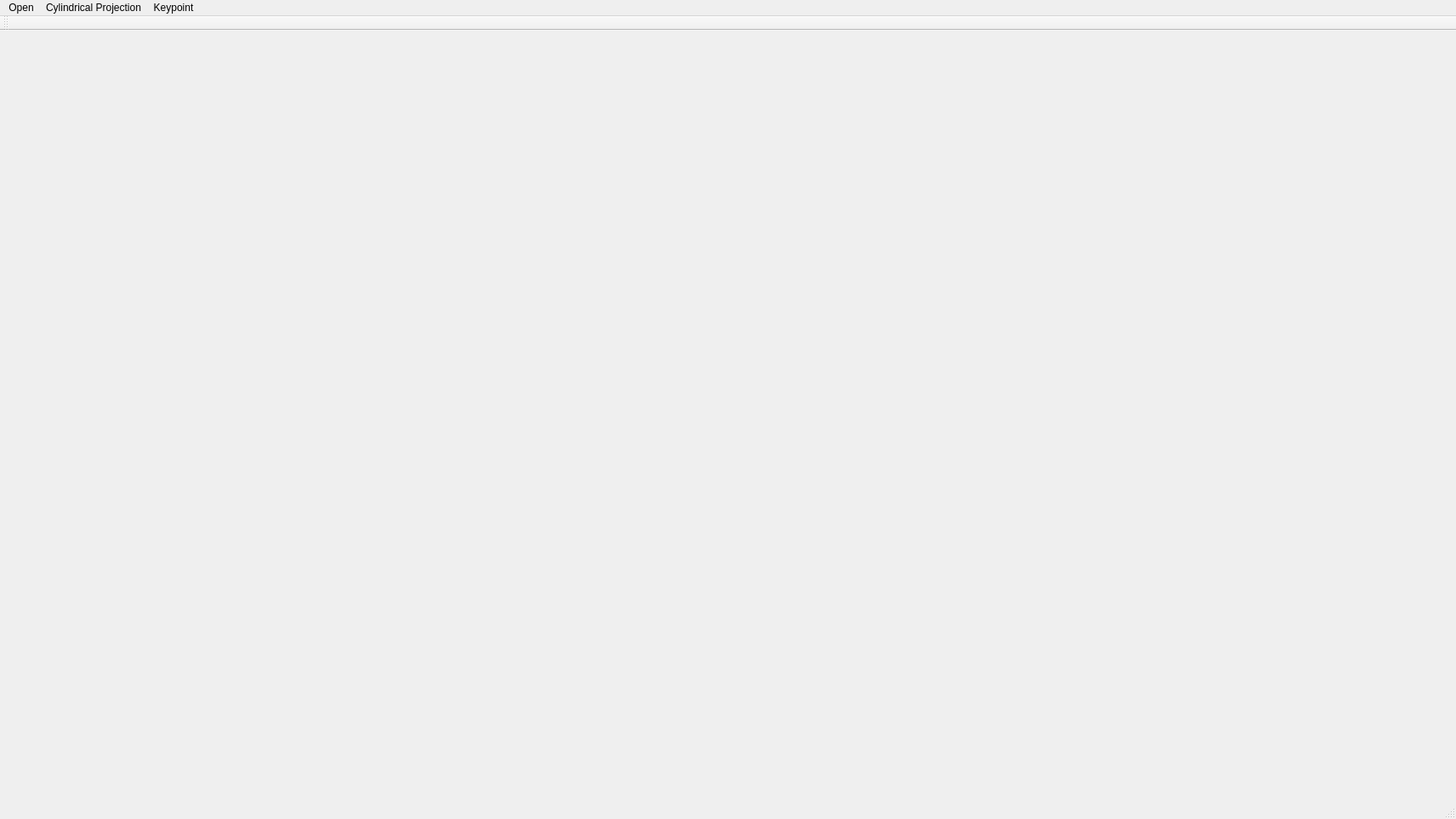
<?xml version="1.0" encoding="UTF-8"?>
<ui version="4.0">
 <class>QtGuiApplication3Class</class>
 <widget class="QMainWindow" name="QtGuiApplication3Class">
  <property name="geometry">
   <rect>
    <x>0</x>
    <y>0</y>
    <width>1712</width>
    <height>963</height>
   </rect>
  </property>
  <property name="windowTitle">
   <string>QtGuiApplication3</string>
  </property>
  <widget class="QWidget" name="centralWidget">
   <widget class="QLabel" name="label">
    <property name="geometry">
     <rect>
      <x>20</x>
      <y>20</y>
      <width>1121</width>
      <height>751</height>
     </rect>
    </property>
    <property name="text">
     <string/>
    </property>
   </widget>
   <widget class="QLabel" name="label_2">
    <property name="geometry">
     <rect>
      <x>570</x>
      <y>20</y>
      <width>531</width>
      <height>391</height>
     </rect>
    </property>
    <property name="text">
     <string/>
    </property>
   </widget>
   <widget class="QLabel" name="label_4">
    <property name="geometry">
     <rect>
      <x>20</x>
      <y>430</y>
      <width>531</width>
      <height>391</height>
     </rect>
    </property>
    <property name="text">
     <string/>
    </property>
   </widget>
   <widget class="QLabel" name="label_3">
    <property name="geometry">
     <rect>
      <x>1120</x>
      <y>20</y>
      <width>541</width>
      <height>391</height>
     </rect>
    </property>
    <property name="text">
     <string/>
    </property>
   </widget>
   <widget class="QLabel" name="label_5">
    <property name="geometry">
     <rect>
      <x>570</x>
      <y>430</y>
      <width>531</width>
      <height>391</height>
     </rect>
    </property>
    <property name="text">
     <string/>
    </property>
   </widget>
   <widget class="QLabel" name="label_6">
    <property name="geometry">
     <rect>
      <x>1120</x>
      <y>430</y>
      <width>541</width>
      <height>391</height>
     </rect>
    </property>
    <property name="text">
     <string/>
    </property>
   </widget>
  </widget>
  <widget class="QToolBar" name="mainToolBar">
   <attribute name="toolBarArea">
    <enum>TopToolBarArea</enum>
   </attribute>
   <attribute name="toolBarBreak">
    <bool>false</bool>
   </attribute>
  </widget>
  <widget class="QStatusBar" name="statusBar"/>
  <widget class="QMenuBar" name="menuBar">
   <property name="geometry">
    <rect>
     <x>0</x>
     <y>0</y>
     <width>1712</width>
     <height>21</height>
    </rect>
   </property>
   <widget class="QMenu" name="menuopen">
    <property name="title">
     <string>Open</string>
    </property>
    <addaction name="actionOpen_image"/>
    <addaction name="actionOpen_Image_2"/>
    <addaction name="actionOpen_Image_3"/>
    <addaction name="actionOpen_Image_4"/>
    <addaction name="actionOpen_Image_5"/>
    <addaction name="actionOpen_Image_6"/>
   </widget>
   <widget class="QMenu" name="menuHistogram">
    <property name="title">
     <string>Cylindrical Projection</string>
    </property>
    <addaction name="actionCylindrical_Projection_image_1"/>
    <addaction name="actionInterpolation"/>
   </widget>
   <widget class="QMenu" name="menuKeypoint">
    <property name="title">
     <string>Keypoint</string>
    </property>
    <addaction name="actionKeypoint_Detection"/>
   </widget>
   <addaction name="menuopen"/>
   <addaction name="menuHistogram"/>
   <addaction name="menuKeypoint"/>
  </widget>
  <action name="actionOpen_image">
   <property name="text">
    <string>Open Image 1</string>
   </property>
  </action>
  <action name="action45">
   <property name="text">
    <string>45</string>
   </property>
  </action>
  <action name="action90">
   <property name="text">
    <string>90</string>
   </property>
  </action>
  <action name="action135">
   <property name="text">
    <string>180</string>
   </property>
  </action>
  <action name="actionCylindrical_Projection_image_1">
   <property name="text">
    <string>Cylindrical Projection</string>
   </property>
  </action>
  <action name="actionCylindrical_Projection_image_2">
   <property name="text">
    <string>Cylindrical Projection_image 2</string>
   </property>
  </action>
  <action name="actionOpen_Image_2">
   <property name="text">
    <string>Open Image 2</string>
   </property>
  </action>
  <action name="actionOpen_Image_3">
   <property name="text">
    <string>Open Image 3</string>
   </property>
  </action>
  <action name="actionOpen_Image_4">
   <property name="text">
    <string>Open Image 4</string>
   </property>
  </action>
  <action name="actionOpen_Image_5">
   <property name="text">
    <string>Open Image 5</string>
   </property>
  </action>
  <action name="actionOpen_Image_6">
   <property name="text">
    <string>Open Image 6</string>
   </property>
  </action>
  <action name="actionCylindrical_Projection_image_3">
   <property name="text">
    <string>Cylindrical Projection_image 3</string>
   </property>
  </action>
  <action name="actionCylindrical_Projection_image_4">
   <property name="text">
    <string>Cylindrical Projection_image 4</string>
   </property>
  </action>
  <action name="actionCylindrical_Projection_image_5">
   <property name="text">
    <string>Cylindrical Projection_image 5</string>
   </property>
  </action>
  <action name="actionCylindrical_Projection_image_6">
   <property name="text">
    <string>Cylindrical Projection_image 6</string>
   </property>
  </action>
  <action name="actionInterpolation">
   <property name="text">
    <string>Interpolation</string>
   </property>
  </action>
  <action name="actionKeypoint_Detection">
   <property name="text">
    <string>Keypoint Detection</string>
   </property>
  </action>
 </widget>
 <layoutdefault spacing="6" margin="11"/>
 <resources>
  <include location="QtGuiApplication3.qrc"/>
 </resources>
 <connections/>
</ui>
